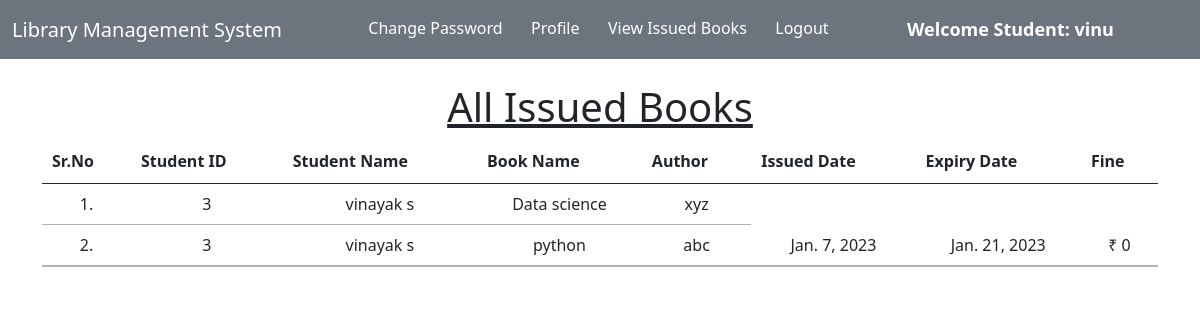
The page /libraryapp/student_issued_books/ (signed in) on the database its author committed.
### libraryapp/models.py (models this page shows, shortened)
class Book(models.Model):
    name = models.CharField(max_length=200)
    author = models.CharField(max_length=200)
    isbn = models.PositiveIntegerField()
    category = models.CharField(max_length=50)

class IssuedBook(models.Model):
    student_id = models.CharField(max_length=100, blank=True)
    isbn = models.CharField(max_length=13)
    issued_date = models.DateField(auto_now=True)
    expiry_date = models.DateField(default=expiry)

### libraryapp/views.py (the view)
# urls.py: path("student_issued_books/",student_issued_books),
@login_required(login_url = '/student_login')
def student_issued_books(request):
    student = Student.objects.filter(user_id=request.user.id)
    issuedBooks = IssuedBook.objects.filter(student_id=student[0].user_id)
    li1 = []
    li2 = []
    for i in issuedBooks:
        books = Book.objects.filter(isbn=i.isbn)
        for book in books:
            t=(request.user.id, request.user.get_full_name, book.name,book.author)
            li1.append(t)
        days=(date.today()-i.issued_date)
        d=days.days
        fine=0
        if d>15:
            day=d-14
            fine=day*5
        t=(issuedBooks[0].issued_date, issuedBooks[0].expiry_date, fine)
        li2.append(t)
    return render(request,'student_issued_books.html',{'li1':li1, 'li2':li2})

### libraryapp/templates/student_issued_books.html (shortened to what this page needs)
<!DOCTYPE html>
<html lang="en">
<head>
</head>
<body>
{% extends 'student_navbar.html' %}
{% load static %}
{% block body %}
<div class="container mt-4">
    <h1 class="text-center"><u>All Issued Books</u></h1>
    <table class="table table-hover" id="example">
        <thead>
            <tr class="text-center">
                <th>Sr.No</th>
                <th>Student ID</th>
                <th>Student Name</th>
                <th>Book Name</th>
                <th>Author</th>
                <th>Issued Date</th>
                <th>Expiry Date</th>
                <th>Fine</th>
            </tr>
        </thead>
        <tbody>
            {% for i in li1 %}
            <tr class="text-center">
                <td>{{forloop.counter}}.</td>
                <td>{{i.0}}</td>
                <td>{{i.1}}</td>
                <td>{{i.2}}</td>
                <td>{{i.3}}</td>
                {% endfor %}
                {% for i in li2 %}
                <td>{{i.0}}</td>
                <td>{{i.1}}</td>
                <td>₹ {{i.2}}</td>
            </tr>
            {% endfor %}
        </tbody>
    </table>
    </div>
{% endblock %}

### libraryapp/templates/student_navbar.html (shortened to what this page needs)
<!doctype html>
<html lang="en">
  <head>
    <link href="https://cdn.jsdelivr.net/npm/bootstrap@5.1.0/dist/css/bootstrap.min.css" rel="stylesheet">
    <link rel="stylesheet" href="https://cdn.datatables.net/1.10.25/css/jquery.dataTables.min.css">
    <link rel="stylesheet" href="https://cdn.datatables.net/buttons/1.7.1/css/buttons.dataTables.min.css">
  </head>
  <body>
    <nav class="navbar navbar-expand-lg bg-secondary sticky-top">
        <div class="container-fluid">
          <a class="navbar-brand text-white" href="http://127.0.0.1:8000/libraryapp/index/">Library Management System</a>
          <div class="collapse navbar-collapse" id="navbarSupportedContent">
            <ul class="navbar-nav me-auto mb-2 mb-lg-0">
              <li class="nav-item">
                <a class="nav-link active text-white" aria-current="page" href="http://127.0.0.1:8000/libraryapp/change_password/">Change Password</a>
              </li>
              <li class="nav-item">
                <a class="nav-link active text-white" aria-current="page" href="http://127.0.0.1:8000/libraryapp/profile/">Profile</a>
              </li>
              <li class="nav-item">
                <a class="nav-link active text-white" aria-current="page" href="http://127.0.0.1:8000/libraryapp/view_issued_bookstudent/">View Issued Books</a>
              </li>
              <li class="nav-item">
                <a class="nav-link active text-white" aria-current="page" href="/logout/">Logout</a>
              </li>
              <li class="nav-item">
                <a style="font-weight:600; font-family:'Segoe UI', Tahoma, Geneva, Verdana, sans-serif; font-size: large;" class="nav-link active text-white" href="#">Welcome Student: {{request.user}}</a>
              </li>
            </ul>
          </div>
        </div>
      </nav>
      {% block body %}
      {% endblock %}
  </body>
</html>

### rows shown on the page
Book: name "Data science", author "xyz"
Book: name "python", author "abc"
IssuedBook: issued_date "Jan. 7, 2023", expiry_date "Jan. 21, 2023"

### other values the page prints
{{ request.user }} "vinu"
{{ i.0 }} "3" "3"
{{ i.1 }} "vinayak s" "vinayak s"
{{ i.2 }} "0"
